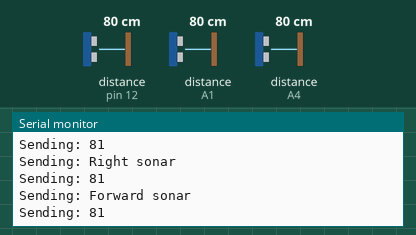
The sketch below on a simulated Arduino Uno, built with avr-gcc and run on an emulated ATmega328P. On the bench: the last lines printed to the serial monitor. The inputs (shaded band) are chosen by the test bench; at power-on: distance to the obstacle (sensors on pin 12, A1, A4) 80 cm. The echo pulse lasts 58.3 µs per cm; no radio packets arrive unless stated.

Above: at 1.3 s.
1.4 s: distance to the obstacle (sensor on pin 12) set to 2 cm
At 2.28 s:
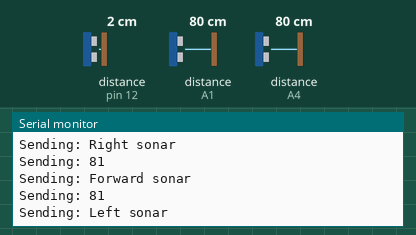
4.1 s: distance to the obstacle (sensor on A1) set to 2 cm
At 4.57 s:
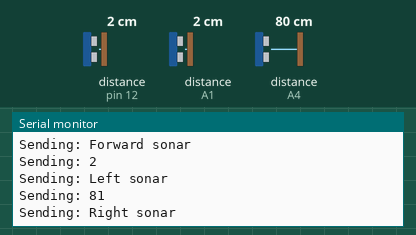
10.1 s: distance to the obstacle (sensor on A4) set to 4 cm
At 10.8 s:
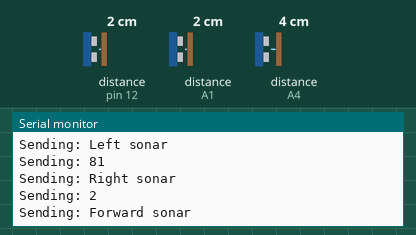
12.8 s: distance to the obstacle (sensor on pin 12) set to 9 cm
At 13.6 s:
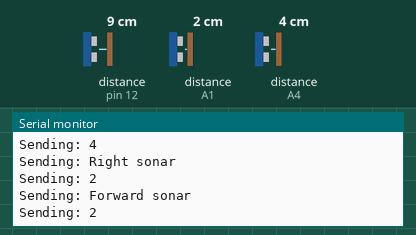
15.5 s: distance to the obstacle (sensor on A1) set to 18 cm
At 17.6 s:
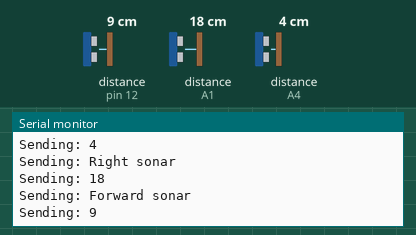
18.2 s: distance to the obstacle (sensor on A4) set to 35 cm
At 18.33 s:
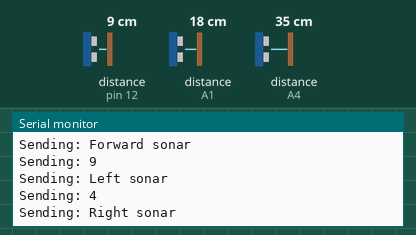
Timing chart, 0 to 21.2 s (numbered marks = the images above; inputs shaded):
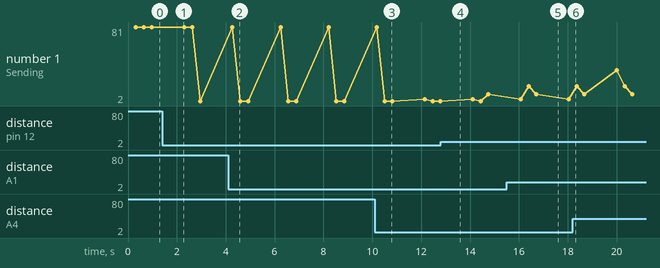

The sketch:

UltrasonicTest.ino
```cpp
#include <NewPing.h>
#include <VirtualWire.h>

int trig1Pin = A5;
int echo1Pin = A4;

int trig2Pin = A2;
int echo2Pin = A1;
int trig3Pin = 13;
int echo3Pin = 12;


int testTrigPin = 2;
int testEchoPin = 3;


int maxDistance = 700; //maximum distance you want to see in cm
long duration, distance;

int transPin = 2;


NewPing sonarL(trig1Pin, echo1Pin, maxDistance);
NewPing sonarR(trig2Pin, echo2Pin, maxDistance);
NewPing sonarF(trig3Pin, echo3Pin, maxDistance);

NewPing sonarTest(testTrigPin, testEchoPin, maxDistance);

void setup()
{
  Serial.begin(9600);
  // put your setup code here, to run once:

  //pinMode(trig1Pin, OUTPUT);
  //pinMode(echo1Pin, INPUT);
  //pinMode(trig2Pin, OUTPUT);
  //pinMode(echo2Pin, INPUT);
  //pinMode(trig3Pin, OUTPUT);
  //pinMode(echo3Pin, INPUT);

  TransmitterSetup();

}


void TransmitterSetup()
{
  vw_set_ptt_inverted(true); // Required for DR3100
  vw_set_tx_pin(transPin);
  vw_setup(2000);	 // Bits per sec

  SendPequodMessage("Setup");
}

void loop() {
  // put your main code here, to run repeatedly:

  /*
  //TestPins();
  digitalWrite(trigPin, LOW);
  delayMicroseconds(2);

  digitalWrite(trigPin, HIGH);
  delayMicroseconds(10);

  digitalWrite(trigPin, LOW);
  duration = pulseIn(echoPin, HIGH); //default timeout 1 sec

  if (duration == 0)
  {
    Serial.println("No feedback");
  }
  else
  {
    distance = duration/58.2;
    Serial.println(distance);
    delay(100);
  }
  */

  /*
  unsigned int uS = sonar.ping();
  Serial.print("Ping: ");
  Serial.print(sonar.convert_cm(uS));
  Serial.println(" cm");
  */

  //Serial.print("Sonar1: ");
  //Serial.println(sonar1.ping_cm());
  //Serial.print("Sonar2: ");
  //Serial.println(sonar2.ping_cm());
  //Serial.print("Sonar3: ");
  //Serial.println(sonar3.ping_cm());
  //Serial.println();

  //Serial.print("SonarTest: ");
  //Serial.println(sonarTest.ping_cm());
  //Serial.println();

  int distanceL = sonarL.ping_cm();


  String tempS = String(distanceL);
  char tempC [10];


  tempS.toCharArray(tempC, 10);
  SendPequodMessage("Left sonar");
  SendPequodMessage(tempC);

  int distanceR = sonarR.ping_cm();

  tempS = String(distanceR);
  tempC [10];

  tempS.toCharArray(tempC, 10);
  SendPequodMessage("Right sonar");
  SendPequodMessage(tempC);

  int distanceF = sonarF.ping_cm();
  tempS = String(distanceF);
  tempC [10];

  tempS.toCharArray(tempC, 10);
  SendPequodMessage("Forward sonar");
  SendPequodMessage(tempC);

  //SendDataToPequod(String(sonar.convert_cm(uS)));
  //SendDataToPequod((char*)sonar.convert_cm(uS));
  //SendDataToPequod("Hello");

  delay(1000);

}

void SendPequodMessage(char *msg)
{
  Serial.print("Sending: ");
  Serial.println(msg);

  vw_send((uint8_t *)msg, strlen(msg));
  vw_wait_tx(); // Wait until the whole message is gone
  delay(100);
}

/*
void TestPins()
{
  digitalWrite(trigPin, HIGH);
  digitalWrite(echoPin, HIGH);
  delay(1000);
  digitalWrite(trigPin, LOW);
  digitalWrite(echoPin, LOW);
  delay(1000);
}
*/
```

Measured:
- after the input at 15.5 s, the serial monitor: prints a new line after 0.89 s (image 5)
- plotted number 1: 81 → 2 after the input at 1.4 s, 2 → 9 after the input at 12.8 s
